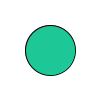
Frame 1 (no input)
Frame 60 (the mouse pressed at the canvas centre just before this capture): identical to frame 1, image omitted
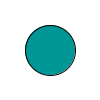
Frame 120 (the mouse held since frame 60 and released just before this capture)

The Processing sketch that drew these frames (run headless with seeded random() and noise(); from frame 60 on, the mouse is pressed at the canvas centre):

// Processing sketch: inputOnObject
// ── inputOnObject.pde
Bola bola;

void setup() {
  bola = new Bola();
}

void draw() {
  background (255);
  bola.display();
}

void mouseReleased() {
  bola.mouseReleased();
}

void mousePressed() {
  bola.mousePressed();
}

// ── Bola.pde
class Bola {
  color warna;
  Bola () {
    warna = color(30, 200, 150);
  }

  void display () {
    fill (warna);
    ellipse (50, 50, 50, 50);
  }

  void mouseReleased() {
    warna = color(0, 30, 150);
  }

  void mousePressed() {
    warna = color(0, 150, 150);
  }
}
